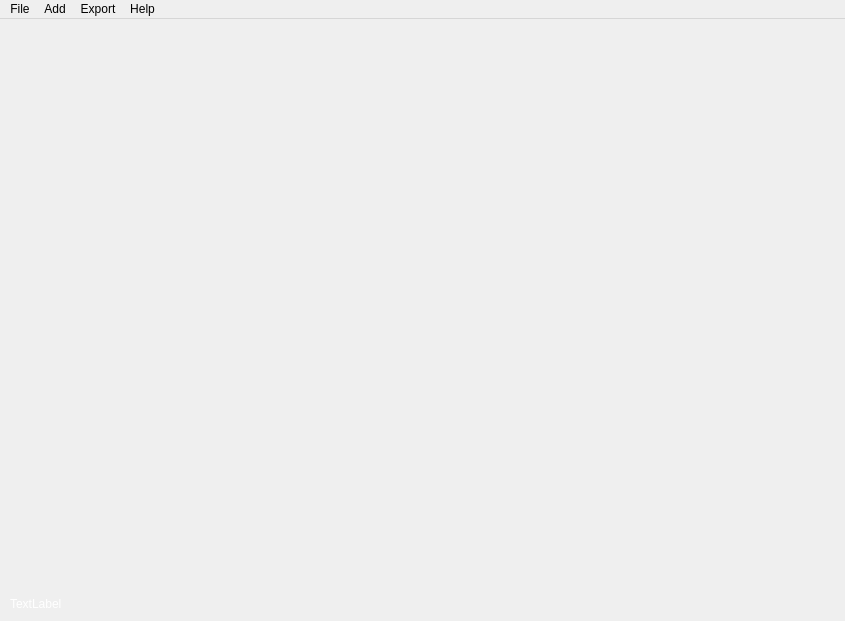
<?xml version="1.0" encoding="UTF-8"?>
<ui version="4.0">
 <class>MainWindow</class>
 <widget class="QMainWindow" name="MainWindow">
  <property name="geometry">
   <rect>
    <x>0</x>
    <y>0</y>
    <width>845</width>
    <height>621</height>
   </rect>
  </property>
  <property name="windowTitle">
   <string>MainWindow</string>
  </property>
  <widget class="QWidget" name="centralwidget">
   <layout class="QGridLayout" name="gridLayout">
    <property name="margin">
     <number>0</number>
    </property>
    <item row="0" column="0">
     <layout class="QHBoxLayout" name="horizontalLayout">
      <item>
       <layout class="QVBoxLayout" name="verticalLayout_2">
        <item>
         <spacer name="verticalSpacer">
          <property name="orientation">
           <enum>Qt::Vertical</enum>
          </property>
          <property name="sizeHint" stdset="0">
           <size>
            <width>20</width>
            <height>40</height>
           </size>
          </property>
         </spacer>
        </item>
        <item>
         <widget class="QLabel" name="label">
          <property name="minimumSize">
           <size>
            <width>200</width>
            <height>0</height>
           </size>
          </property>
          <property name="styleSheet">
           <string notr="true">QLabel { color: white; }</string>
          </property>
          <property name="text">
           <string>TextLabel</string>
          </property>
          <property name="indent">
           <number>10</number>
          </property>
         </widget>
        </item>
        <item>
         <spacer name="verticalSpacer_3">
          <property name="orientation">
           <enum>Qt::Vertical</enum>
          </property>
          <property name="sizeType">
           <enum>QSizePolicy::Fixed</enum>
          </property>
          <property name="sizeHint" stdset="0">
           <size>
            <width>20</width>
            <height>10</height>
           </size>
          </property>
         </spacer>
        </item>
       </layout>
      </item>
      <item>
       <spacer name="horizontalSpacer">
        <property name="orientation">
         <enum>Qt::Horizontal</enum>
        </property>
        <property name="sizeHint" stdset="0">
         <size>
          <width>40</width>
          <height>20</height>
         </size>
        </property>
       </spacer>
      </item>
      <item>
       <layout class="QVBoxLayout" name="verticalLayout">
        <item>
         <widget class="ViewSelector" name="view_selector" native="true">
          <property name="sizePolicy">
           <sizepolicy hsizetype="Maximum" vsizetype="Maximum">
            <horstretch>0</horstretch>
            <verstretch>0</verstretch>
           </sizepolicy>
          </property>
          <property name="minimumSize">
           <size>
            <width>134</width>
            <height>101</height>
           </size>
          </property>
         </widget>
        </item>
        <item>
         <spacer name="verticalSpacer_2">
          <property name="orientation">
           <enum>Qt::Vertical</enum>
          </property>
          <property name="sizeHint" stdset="0">
           <size>
            <width>20</width>
            <height>40</height>
           </size>
          </property>
         </spacer>
        </item>
       </layout>
      </item>
     </layout>
    </item>
   </layout>
  </widget>
  <widget class="QMenuBar" name="menubar">
   <property name="geometry">
    <rect>
     <x>0</x>
     <y>0</y>
     <width>845</width>
     <height>22</height>
    </rect>
   </property>
   <widget class="QMenu" name="menuFile">
    <property name="title">
     <string>File</string>
    </property>
    <addaction name="actionNew"/>
    <addaction name="actionOpen"/>
    <addaction name="actionSave"/>
    <addaction name="actionSaveAs"/>
    <addaction name="actionQuit"/>
   </widget>
   <widget class="QMenu" name="menuExport">
    <property name="title">
     <string>Export</string>
    </property>
    <addaction name="actionExportMesh"/>
   </widget>
   <widget class="QMenu" name="menuHelp">
    <property name="title">
     <string>Help</string>
    </property>
    <addaction name="actionAbout"/>
   </widget>
   <widget class="QMenu" name="menuAdd">
    <property name="title">
     <string>Add</string>
    </property>
   </widget>
   <addaction name="menuFile"/>
   <addaction name="menuAdd"/>
   <addaction name="menuExport"/>
   <addaction name="menuHelp"/>
  </widget>
  <action name="actionNew">
   <property name="text">
    <string>New</string>
   </property>
  </action>
  <action name="actionOpen">
   <property name="text">
    <string>Open</string>
   </property>
  </action>
  <action name="actionSave">
   <property name="text">
    <string>Save</string>
   </property>
  </action>
  <action name="actionSaveAs">
   <property name="text">
    <string>Save As</string>
   </property>
  </action>
  <action name="actionQuit">
   <property name="text">
    <string>Quit</string>
   </property>
  </action>
  <action name="actionExportMesh">
   <property name="text">
    <string>Mesh (.stl)</string>
   </property>
  </action>
  <action name="actionAbout">
   <property name="text">
    <string>About</string>
   </property>
  </action>
 </widget>
 <customwidgets>
  <customwidget>
   <class>ViewSelector</class>
   <extends>QWidget</extends>
   <header>.view_selector.h</header>
   <container>1</container>
  </customwidget>
 </customwidgets>
 <resources/>
 <connections/>
</ui>
